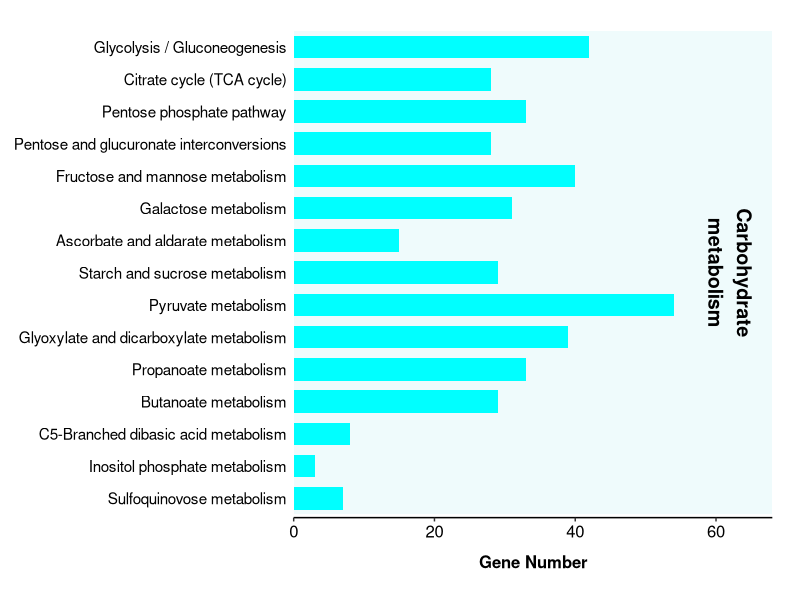
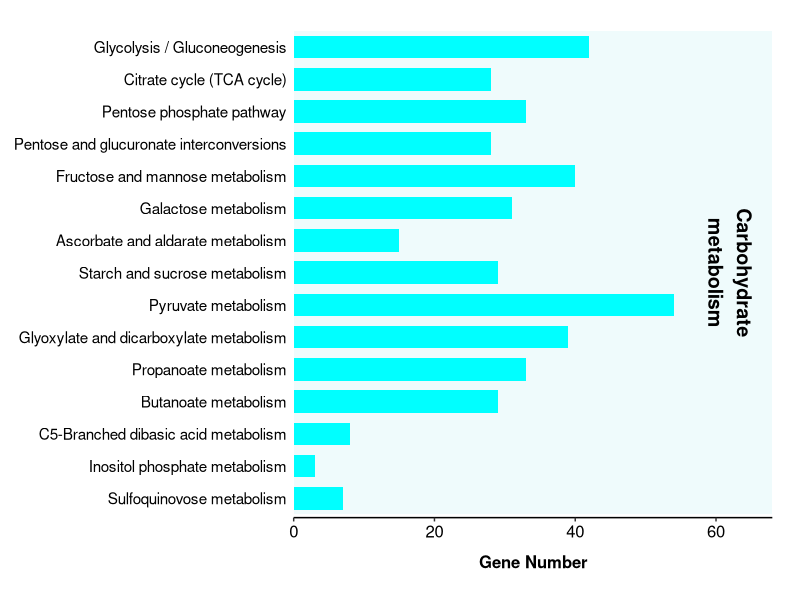

These charts were generated, in order, by the following R code:

# Set working directory to your specific folder
setwd("S:/BSMRAU/Training")

# Load necessary libraries
library(readxl) 
library(ggplot2)
library(dplyr)

# 1. Read the data directly from the Excel file
df <- read_excel("Demo data.xlsx")

# Clean up column names 
colnames(df) <- c("Pathway", "Count")

# 2. Reorder the factor levels
df$Pathway <- factor(df$Pathway, levels = rev(df$Pathway))

# 3. Create the styled bar chart
p <- ggplot(df, aes(x = Count, y = Pathway)) +
  annotate("rect", xmin = -Inf, xmax = Inf, ymin = 0.5, ymax = 15.5, 
           fill = "#E0F7FA", alpha = 0.5) +
  geom_col(fill = "#00FFFF", width = 0.7) +
  annotate("text", x = 62, y = 8, label = "Carbohydrate\nmetabolism", 
           angle = 270, fontface = "bold", size = 5) +
  scale_x_continuous(limits = c(0, 68), expand = c(0, 0)) +
  theme_classic() +
  labs(x = "Gene Number", y = NULL) +
  theme(
    axis.text.y = element_text(size = 11, color = "black", hjust = 1),
    axis.ticks.y = element_blank(), 
    axis.line.y = element_blank(),  
    axis.text.x = element_text(size = 12, color = "black"),
    axis.title.x = element_text(size = 12, face = "bold", margin = margin(t = 10)),
    plot.margin = margin(t = 20, r = 20, b = 20, l = 10)
  )

# 4. Display the plot
print(p)

# Save the plot as a high-resolution PNG image
ggsave("High_Resolution_Plot.png", plot = p, width = 9, height = 6, dpi = 300)
